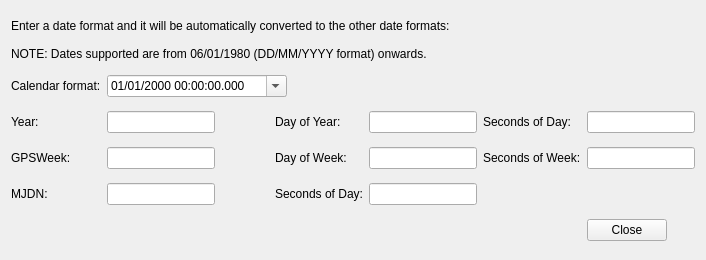
<?xml version="1.0" encoding="UTF-8"?>
<ui version="4.0">
 <class>GNSS_Date_Converter</class>
 <widget class="QWidget" name="GNSS_Date_Converter">
  <property name="geometry">
   <rect>
    <x>0</x>
    <y>0</y>
    <width>706</width>
    <height>260</height>
   </rect>
  </property>
  <property name="sizePolicy">
   <sizepolicy hsizetype="Fixed" vsizetype="Fixed">
    <horstretch>0</horstretch>
    <verstretch>0</verstretch>
   </sizepolicy>
  </property>
  <property name="minimumSize">
   <size>
    <width>706</width>
    <height>260</height>
   </size>
  </property>
  <property name="maximumSize">
   <size>
    <width>706</width>
    <height>260</height>
   </size>
  </property>
  <property name="windowTitle">
   <string>GNSS Date Converter</string>
  </property>
  <layout class="QGridLayout" name="gridLayout">
   <item row="5" column="4">
    <widget class="QLineEdit" name="lineEditDateConverterSoD_MJDN">
     <property name="sizePolicy">
      <sizepolicy hsizetype="Fixed" vsizetype="Fixed">
       <horstretch>0</horstretch>
       <verstretch>0</verstretch>
      </sizepolicy>
     </property>
     <property name="clearButtonEnabled">
      <bool>true</bool>
     </property>
    </widget>
   </item>
   <item row="2" column="0">
    <widget class="QLabel" name="label_2">
     <property name="toolTip">
      <string>Enter date in calendar format (DD/MM/YYYY HH:MM:SS.zzz). &quot;zzz&quot; stands for milliseconds.</string>
     </property>
     <property name="styleSheet">
      <string notr="true">color: rgb(0, 0, 0);</string>
     </property>
     <property name="text">
      <string>Calendar format:</string>
     </property>
    </widget>
   </item>
   <item row="4" column="1">
    <widget class="QLineEdit" name="lineEditDateConverterGPSWeek">
     <property name="sizePolicy">
      <sizepolicy hsizetype="Fixed" vsizetype="Fixed">
       <horstretch>0</horstretch>
       <verstretch>0</verstretch>
      </sizepolicy>
     </property>
     <property name="clearButtonEnabled">
      <bool>true</bool>
     </property>
    </widget>
   </item>
   <item row="3" column="1">
    <widget class="QLineEdit" name="lineEditDateConverterYear">
     <property name="sizePolicy">
      <sizepolicy hsizetype="Fixed" vsizetype="Fixed">
       <horstretch>0</horstretch>
       <verstretch>0</verstretch>
      </sizepolicy>
     </property>
     <property name="clearButtonEnabled">
      <bool>true</bool>
     </property>
    </widget>
   </item>
   <item row="5" column="1">
    <widget class="QLineEdit" name="lineEditDateConverterMJDN">
     <property name="sizePolicy">
      <sizepolicy hsizetype="Fixed" vsizetype="Fixed">
       <horstretch>0</horstretch>
       <verstretch>0</verstretch>
      </sizepolicy>
     </property>
     <property name="clearButtonEnabled">
      <bool>true</bool>
     </property>
    </widget>
   </item>
   <item row="3" column="0">
    <widget class="QLabel" name="label">
     <property name="sizePolicy">
      <sizepolicy hsizetype="Preferred" vsizetype="Preferred">
       <horstretch>0</horstretch>
       <verstretch>0</verstretch>
      </sizepolicy>
     </property>
     <property name="toolTip">
      <string>Year (in calendar format).</string>
     </property>
     <property name="styleSheet">
      <string notr="true">color: rgb(0, 0, 0);</string>
     </property>
     <property name="text">
      <string>Year:</string>
     </property>
    </widget>
   </item>
   <item row="3" column="4">
    <widget class="QLineEdit" name="lineEditDateConverterDoY">
     <property name="sizePolicy">
      <sizepolicy hsizetype="Fixed" vsizetype="Fixed">
       <horstretch>0</horstretch>
       <verstretch>0</verstretch>
      </sizepolicy>
     </property>
     <property name="clearButtonEnabled">
      <bool>true</bool>
     </property>
    </widget>
   </item>
   <item row="3" column="3">
    <widget class="QLabel" name="label_3">
     <property name="sizePolicy">
      <sizepolicy hsizetype="Preferred" vsizetype="Preferred">
       <horstretch>0</horstretch>
       <verstretch>0</verstretch>
      </sizepolicy>
     </property>
     <property name="toolTip">
      <string>Day of Year. Range is [1 to 366].</string>
     </property>
     <property name="styleSheet">
      <string notr="true">color: rgb(0, 0, 0);</string>
     </property>
     <property name="text">
      <string>Day of Year:</string>
     </property>
    </widget>
   </item>
   <item row="3" column="5">
    <widget class="QLabel" name="label_4">
     <property name="sizePolicy">
      <sizepolicy hsizetype="Preferred" vsizetype="Preferred">
       <horstretch>0</horstretch>
       <verstretch>0</verstretch>
      </sizepolicy>
     </property>
     <property name="toolTip">
      <string>Seconds of day. Range is [0 to 86400).</string>
     </property>
     <property name="styleSheet">
      <string notr="true">color: rgb(0, 0, 0);</string>
     </property>
     <property name="text">
      <string>Seconds of Day:</string>
     </property>
    </widget>
   </item>
   <item row="4" column="0">
    <widget class="QLabel" name="label_6">
     <property name="sizePolicy">
      <sizepolicy hsizetype="Preferred" vsizetype="Preferred">
       <horstretch>0</horstretch>
       <verstretch>0</verstretch>
      </sizepolicy>
     </property>
     <property name="toolTip">
      <string>GPS week number (without rollover). The GPS week starts on the 6&lt;sup&gt;th&lt;/sup&gt; of January of 1980.&lt;br&gt;&lt;br&gt;&lt;b&gt;NOTE:&lt;/b&gt; To convert from Galileo week to GPS week, add 1024.&lt;br&gt;</string>
     </property>
     <property name="styleSheet">
      <string notr="true">color: rgb(0, 0, 0);</string>
     </property>
     <property name="text">
      <string>GPSWeek:</string>
     </property>
    </widget>
   </item>
   <item row="4" column="5">
    <widget class="QLabel" name="label_8">
     <property name="sizePolicy">
      <sizepolicy hsizetype="Preferred" vsizetype="Preferred">
       <horstretch>0</horstretch>
       <verstretch>0</verstretch>
      </sizepolicy>
     </property>
     <property name="toolTip">
      <string>Seconds of Week, starting on Sunday. Range is [0-604800).</string>
     </property>
     <property name="styleSheet">
      <string notr="true">color: rgb(0, 0, 0);</string>
     </property>
     <property name="text">
      <string>Seconds of Week:</string>
     </property>
    </widget>
   </item>
   <item row="3" column="6">
    <widget class="QLineEdit" name="lineEditDateConverterSoD">
     <property name="sizePolicy">
      <sizepolicy hsizetype="Fixed" vsizetype="Fixed">
       <horstretch>0</horstretch>
       <verstretch>0</verstretch>
      </sizepolicy>
     </property>
     <property name="clearButtonEnabled">
      <bool>true</bool>
     </property>
    </widget>
   </item>
   <item row="4" column="4">
    <widget class="QLineEdit" name="lineEditDateConverterDoW">
     <property name="sizePolicy">
      <sizepolicy hsizetype="Fixed" vsizetype="Fixed">
       <horstretch>0</horstretch>
       <verstretch>0</verstretch>
      </sizepolicy>
     </property>
     <property name="clearButtonEnabled">
      <bool>true</bool>
     </property>
    </widget>
   </item>
   <item row="4" column="3">
    <widget class="QLabel" name="label_7">
     <property name="sizePolicy">
      <sizepolicy hsizetype="Preferred" vsizetype="Preferred">
       <horstretch>0</horstretch>
       <verstretch>0</verstretch>
      </sizepolicy>
     </property>
     <property name="toolTip">
      <string>Day of week, starting on Sunday. Range is [0-6]. Day 0 is Sunday.</string>
     </property>
     <property name="styleSheet">
      <string notr="true">color: rgb(0, 0, 0);</string>
     </property>
     <property name="text">
      <string>Day of Week:</string>
     </property>
    </widget>
   </item>
   <item row="5" column="0">
    <widget class="QLabel" name="label_9">
     <property name="sizePolicy">
      <sizepolicy hsizetype="Preferred" vsizetype="Preferred">
       <horstretch>0</horstretch>
       <verstretch>0</verstretch>
      </sizepolicy>
     </property>
     <property name="toolTip">
      <string>Modified Julian Day Number (MJDN). &lt;br&gt;&lt;br&gt;The Julian day is a continuous count of days since midday January 14713 BC.&lt;br&gt;&lt;br&gt;The modified Julian day is the Julian Day - 2400000.5. The &quot;0.5&quot; offset is to make the MJDN start at midnight instead of at midday. The modified Julian day also allows managing smaller numbers.&lt;br&gt;</string>
     </property>
     <property name="styleSheet">
      <string notr="true">color: rgb(0, 0, 0);</string>
     </property>
     <property name="text">
      <string>MJDN:</string>
     </property>
    </widget>
   </item>
   <item row="5" column="3">
    <widget class="QLabel" name="label_10">
     <property name="sizePolicy">
      <sizepolicy hsizetype="Preferred" vsizetype="Preferred">
       <horstretch>0</horstretch>
       <verstretch>0</verstretch>
      </sizepolicy>
     </property>
     <property name="toolTip">
      <string>Seconds of day. Range is [0 to 86400).</string>
     </property>
     <property name="styleSheet">
      <string notr="true">color: rgb(0, 0, 0);</string>
     </property>
     <property name="text">
      <string>Seconds of Day:</string>
     </property>
    </widget>
   </item>
   <item row="4" column="6">
    <widget class="QLineEdit" name="lineEditDateConverterSoW">
     <property name="sizePolicy">
      <sizepolicy hsizetype="Fixed" vsizetype="Fixed">
       <horstretch>0</horstretch>
       <verstretch>0</verstretch>
      </sizepolicy>
     </property>
     <property name="clearButtonEnabled">
      <bool>true</bool>
     </property>
    </widget>
   </item>
   <item row="2" column="1" colspan="3">
    <widget class="QFrame" name="frame">
     <property name="sizePolicy">
      <sizepolicy hsizetype="Minimum" vsizetype="Fixed">
       <horstretch>0</horstretch>
       <verstretch>0</verstretch>
      </sizepolicy>
     </property>
     <property name="maximumSize">
      <size>
       <width>180</width>
       <height>16777215</height>
      </size>
     </property>
     <property name="frameShape">
      <enum>QFrame::NoFrame</enum>
     </property>
     <property name="frameShadow">
      <enum>QFrame::Raised</enum>
     </property>
     <layout class="QGridLayout" name="gridLayout_2">
      <property name="leftMargin">
       <number>0</number>
      </property>
      <property name="topMargin">
       <number>0</number>
      </property>
      <property name="rightMargin">
       <number>0</number>
      </property>
      <property name="bottomMargin">
       <number>0</number>
      </property>
      <item row="0" column="0">
       <widget class="QDateTimeEdit" name="dateTimeEditDateConverterCalendar">
        <property name="sizePolicy">
         <sizepolicy hsizetype="Fixed" vsizetype="Fixed">
          <horstretch>0</horstretch>
          <verstretch>0</verstretch>
         </sizepolicy>
        </property>
        <property name="minimumSize">
         <size>
          <width>180</width>
          <height>0</height>
         </size>
        </property>
        <property name="styleSheet">
         <string notr="true">color: rgb(0, 0, 0);</string>
        </property>
        <property name="minimumDate">
         <date>
          <year>1980</year>
          <month>1</month>
          <day>6</day>
         </date>
        </property>
        <property name="displayFormat">
         <string>dd/MM/yyyy HH:mm:ss.zzz</string>
        </property>
        <property name="calendarPopup">
         <bool>true</bool>
        </property>
       </widget>
      </item>
     </layout>
    </widget>
   </item>
   <item row="6" column="6">
    <widget class="QPushButton" name="pushButtonDateConverterClose">
     <property name="sizePolicy">
      <sizepolicy hsizetype="Fixed" vsizetype="Fixed">
       <horstretch>0</horstretch>
       <verstretch>0</verstretch>
      </sizepolicy>
     </property>
     <property name="focusPolicy">
      <enum>Qt::NoFocus</enum>
     </property>
     <property name="text">
      <string>Close</string>
     </property>
    </widget>
   </item>
   <item row="0" column="0" colspan="6">
    <widget class="QLabel" name="label_5">
     <property name="sizePolicy">
      <sizepolicy hsizetype="Preferred" vsizetype="Fixed">
       <horstretch>0</horstretch>
       <verstretch>0</verstretch>
      </sizepolicy>
     </property>
     <property name="styleSheet">
      <string notr="true">color: rgb(0, 0, 0);</string>
     </property>
     <property name="text">
      <string>Enter a date format and it will be automatically converted to the other date formats:</string>
     </property>
    </widget>
   </item>
   <item row="1" column="0" colspan="7">
    <widget class="QLabel" name="label_11">
     <property name="sizePolicy">
      <sizepolicy hsizetype="Fixed" vsizetype="Fixed">
       <horstretch>0</horstretch>
       <verstretch>0</verstretch>
      </sizepolicy>
     </property>
     <property name="styleSheet">
      <string notr="true">color: rgb(0, 0, 0);</string>
     </property>
     <property name="text">
      <string>NOTE: Dates supported are from 06/01/1980 (DD/MM/YYYY format) onwards.</string>
     </property>
    </widget>
   </item>
  </layout>
 </widget>
 <tabstops>
  <tabstop>dateTimeEditDateConverterCalendar</tabstop>
  <tabstop>lineEditDateConverterYear</tabstop>
  <tabstop>lineEditDateConverterDoY</tabstop>
  <tabstop>lineEditDateConverterSoD</tabstop>
  <tabstop>lineEditDateConverterGPSWeek</tabstop>
  <tabstop>lineEditDateConverterDoW</tabstop>
  <tabstop>lineEditDateConverterSoW</tabstop>
  <tabstop>lineEditDateConverterMJDN</tabstop>
  <tabstop>lineEditDateConverterSoD_MJDN</tabstop>
  <tabstop>pushButtonDateConverterClose</tabstop>
 </tabstops>
 <resources/>
 <connections/>
</ui>
